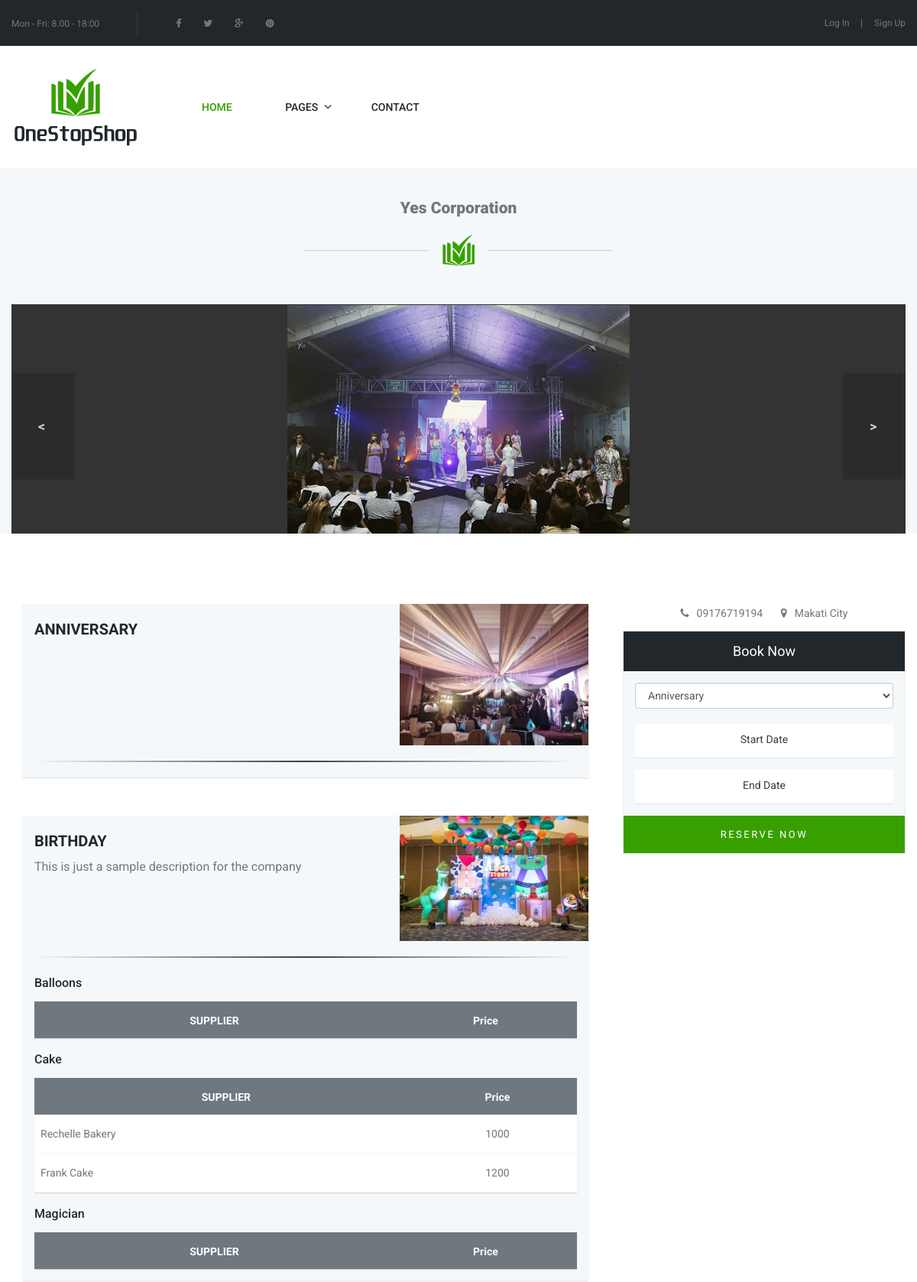
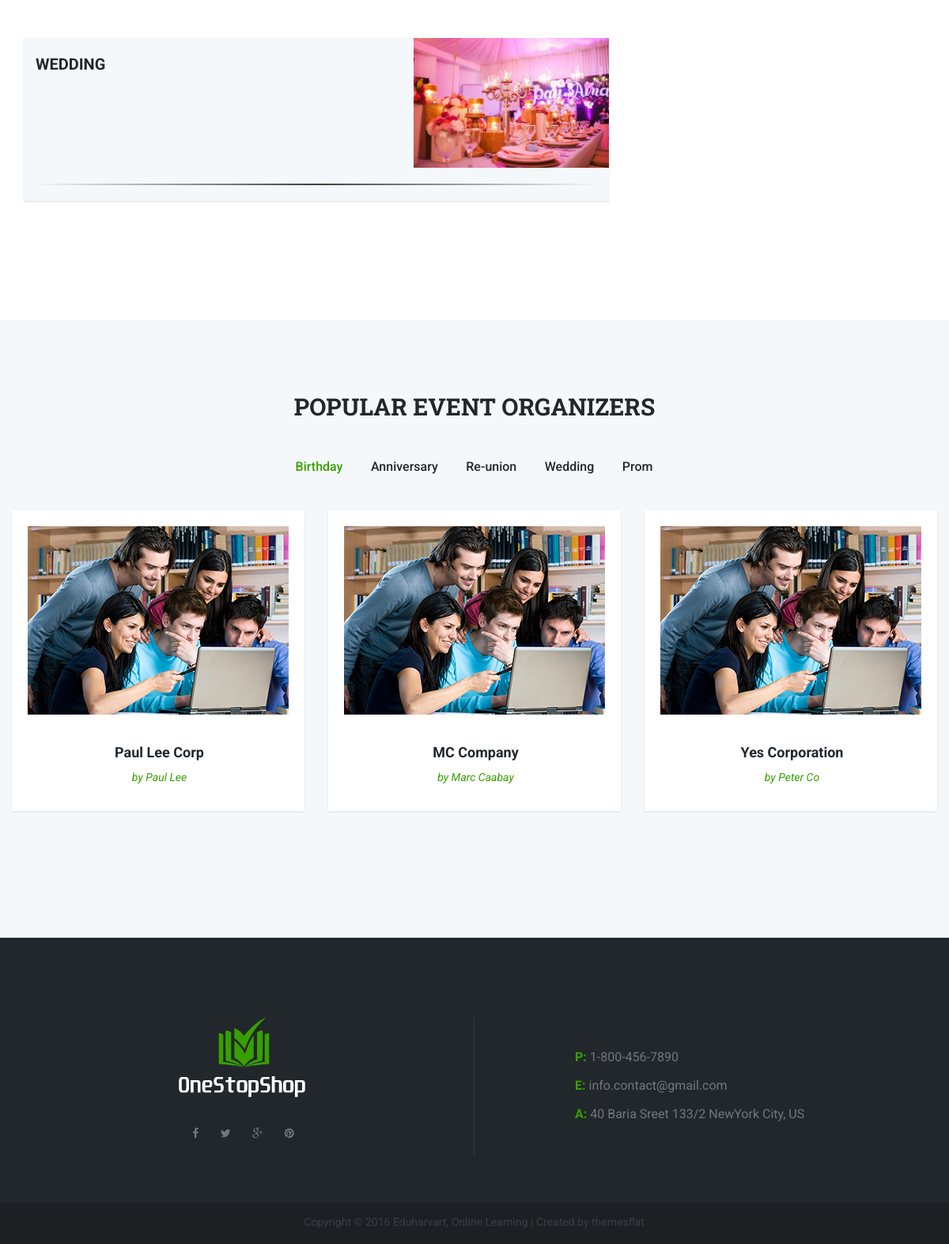
The app's page /view-company.php?comid=3 with its own data (2 pictures, top to bottom).
### tables this page shows
CREATE TABLE `client_companies` (
  `id` bigint(20) NOT NULL,
  `client_id` bigint(20) NOT NULL,
  `name` varchar(255) DEFAULT NULL,
  `address` text,
  `mobile_number` varchar(255) DEFAULT NULL,
  `created_at` datetime NOT NULL DEFAULT CURRENT_TIMESTAMP,
  `updated_at` datetime NOT NULL DEFAULT CURRENT_TIMESTAMP
);

CREATE TABLE `client_events` (
  `id` bigint(20) NOT NULL,
  `client_id` bigint(20) NOT NULL,
  `event_type_id` bigint(20) NOT NULL,
  `ratings` int(11) NOT NULL DEFAULT '0',
  `created_at` datetime NOT NULL DEFAULT CURRENT_TIMESTAMP,
  `updated_at` datetime NOT NULL DEFAULT CURRENT_TIMESTAMP,
  `description` text
);

CREATE TABLE `event_types` (
  `id` bigint(20) NOT NULL,
  `type` varchar(255) DEFAULT NULL,
  `created_at` datetime NOT NULL DEFAULT CURRENT_TIMESTAMP,
  `updated_at` datetime NOT NULL DEFAULT CURRENT_TIMESTAMP
);

CREATE TABLE `client_event_packages` (
  `id` bigint(20) NOT NULL,
  `name` text,
  `client_event_id` bigint(20) NOT NULL,
  `amount` double NOT NULL DEFAULT '0',
  `created_at` datetime NOT NULL DEFAULT CURRENT_TIMESTAMP,
  `updated_at` datetime NOT NULL DEFAULT CURRENT_TIMESTAMP
);

CREATE TABLE `client_suppliers` (
  `id` bigint(20) NOT NULL,
  `client_event_package_id` bigint(20) NOT NULL,
  `supplier_id` bigint(20) NOT NULL,
  `price` double DEFAULT '0',
  `created_at` datetime NOT NULL DEFAULT CURRENT_TIMESTAMP,
  `updated_at` datetime NOT NULL DEFAULT CURRENT_TIMESTAMP
);

CREATE TABLE `clients` (
  `id` bigint(20) NOT NULL,
  `username` varchar(255) NOT NULL,
  `password` varchar(255) NOT NULL,
  `secret_question_id` bigint(20) NOT NULL,
  `answer` text NOT NULL,
  `client_type_id` bigint(20) NOT NULL,
  `status_id` int(11) NOT NULL,
  `password_type_id` int(11) NOT NULL,
  `password_expiry_date` datetime NOT NULL,
  `ip_address` varchar(255) DEFAULT NULL,
  `failed_login_attempt` int(11) DEFAULT '0',
  `failed_login_time` datetime DEFAULT NULL,
  `disable_login_failure` int(11) DEFAULT NULL,
  `last_access` datetime DEFAULT NULL,
  `created_at` datetime NOT NULL DEFAULT CURRENT_TIMESTAMP,
  `updated_at` datetime NOT NULL DEFAULT CURRENT_TIMESTAMP,
  `ratings` int(11) NOT NULL DEFAULT '0'
);

CREATE TABLE `client_infos` (
  `id` bigint(20) NOT NULL,
  `first_name` varchar(255) DEFAULT NULL,
  `middle_name` varchar(255) DEFAULT NULL,
  `last_name` varchar(255) DEFAULT NULL,
  `email_address` varchar(255) DEFAULT NULL,
  `mobile_number` varchar(255) DEFAULT NULL,
  `client_id` bigint(20) NOT NULL,
  `created_at` datetime NOT NULL DEFAULT CURRENT_TIMESTAMP,
  `updated_at` datetime NOT NULL DEFAULT CURRENT_TIMESTAMP
);

### view-company.php (the view, shortened to what this page needs)
<?php
    include "include/configuration.php";
    $selCom = "select client_companies.* from client_companies inner join (clients inner join client_infos on client_infos.client_id = clients.id) on clients.id = client_companies.client_id where client_companies.id = " . $_GET['comid'];
    $rsCom = mysqli_query($mysqli, $selCom);
    $com = mysqli_fetch_assoc($rsCom);
?>
<!DOCTYPE html>
<html xmlns="http://www.w3.org/1999/xhtml" xml:lang="en-US" lang="en-US">
<head>
    <?php include('_head.php') ?>
</head>
<body>
    <div class="boxed position_form">
        <?php include("_header.php"); ?>
        <section class="flat-row bg-theme custom pt-40">
            <div class="container">
                <div class="row">
                    <div class="col-sm-12 text-center">
                        <strong style="font-size: 1.5em"><?php echo $com['name'] ?></strong>
                        <span class="droplets"></span>
                    </div>
                    <div class="col-sm-12">
                        <div id="slider">
                            <button type="button" class="control_next">></button>
                            <button type="button" class="control_prev"><</button>
                            <ul>
                                <?php
                                    $dir = 'uploads/' . $com['client_id'] . '/company';
                                    $comImg = array_diff(scandir($dir), array('..','.'));
                                    foreach($comImg as $img):
                                ?>
                                    <li><img src="<?php echo $dir . '/' . $img ?>" ></li>
                                <?php endforeach; ?>
                            </ul>
                        </div>
                    </div>
                </div>
            </div>
        </section>
        <section class="flat-row">
            <div class="container">
                <div class="row">
                    <div class="col-md-8">
                        <?php
                            $selEvent = "select *, client_events.id as ceid from client_events inner join event_types on event_types.id = client_events.event_type_id where client_events.client_id =" . $com['client_id'] . " order by event_types.type";
                            $rsEvent = mysqli_query($mysqli, $selEvent);
                            while ($event = mysqli_fetch_assoc($rsEvent)):
                        ?>
                            <div class="col-sm-12 mb-50">
                                <div class="wrap">
                                    <div class="col-sm-8">
                                        <div class="pt-20 pb-20">
                                            <section>
                                                <h3><?php echo $event['type'] ?></h3>
                                            </section>
                                            <section>
                                                <p><?php echo $event['description'] ?></p>
                                            </section>
                                        </div>
                                    </div>
                                    <div class="col-sm-4">
                                        <div class="row">
                                            <img src="uploads/<?php echo $com['client_id'] ?>/events/<?php echo $event['ceid'] ?>/thumbnail.jpg" alt="image" />
                                        </div>
                                    </div>
                                    <div class="col-sm-12">
                                        <hr class="style-one mb-20 mt-20" />
                                    </div>
                                    <?php
                                        $selPkg = "select * from client_event_packages where client_event_id = " . $event['ceid'] . " order by name";
                                        $rsPkg = mysqli_query($mysqli, $selPkg);
                                        while ($pkg = mysqli_fetch_assoc($rsPkg)):
                                    ?>
                                        <div class="col-sm-12" style="padding: 0 15px 15px 15px">
                                            <h6><?php echo $pkg['name'] ?></h6>
                                            <div class="table-body" style="padding: 0">
                                                <table class="table">
                                                    <thead>
                                                        <tr>
                                                            <th>SUPPLIER</th>
                                                            <th>Price</th>
                                                        </tr>
                                                    </thead>
                                                    <tbody>
                                                        <?php
                                                            $selSupplier = "select client_suppliers.price, client_companies.name from client_suppliers inner join client_event_packages on client_event_packages.id = client_suppliers.client_event_package_id inner join client_companies on client_companies.client_id = client_suppliers.supplier_id where client_suppliers.client_event_package_id = " . $pkg['id'];
                                                            $rsSupplier = mysqli_query($mysqli, $selSupplier);
                                                            while ($supplier = mysqli_fetch_assoc($rsSupplier)):
                                                        ?>
                                                            <tr>
                                                                <td class="text-left"><?php echo $supplier['name'] ?></td>
                                                                <td><?php echo $supplier['price'] ?></td>
                                                            </tr>
                                                        <?php endwhile; ?>
                                                    </tbody>
                                                </table>
                                            </div>
                                        </div>
                                    <?php endwhile; ?>
                                </div>
                            </div>
                        <?php endwhile; ?>
                    </div>
                    <div class="col-md-4">
                        <section style="text-align: center;" class="mb-10">
                            <span><i class="fa fa-phone mr-10"></i><?php echo $com['mobile_number'] ?></span>
                            <span class="ml-20"><i class="fa fa-map-marker mr-10"></i><?php echo $com['address'] ?></span>
                        </section>
                        <form class="rpanel dark">
                            <div class="head">
                                <h2>Book Now</h2>
                            </div>
                            <div class="body">
                                <div class="form-group">
                                    <select class="form-control" name="sel-event">
                                        <?php
                                            $selEventBook = "select event_types.*, client_events.id as cid from client_events inner join (clients inner join client_companies on client_companies.client_id = clients.id) on clients.id = client_events.client_id inner join event_types on event_types.id = client_events.event_type_id where client_companies.id = " . $_GET['comid'] . " order by event_types.type";
                                            $rsEventBook = mysqli_query($mysqli, $selEventBook);
                                            while ($eventBook = mysqli_fetch_assoc($rsEventBook)):
                                        ?>
                                            <option value="<?php echo $event['cid'] ?>"><?php echo $eventBook['type'] ?></option>
                                        <?php endwhile; ?>
                                    </select>
                                </div>
                                <div class="form-group">
                                    <input type="text" name="book-from" class="text-center withdatepicker mb-0" placeholder="Start Date">
                                </div>
                                <div class="form-group mb-0">
                                    <input type="text" name="book-to" class="text-center withdatepicker mb-0" placeholder="End Date">
                                </div>
                            </div>
                            <div class="footer">
                                <button class="btn-primary">Reserve Now</button>
                            </div>
                        </form>
                    </div>
                </div>
            </div>
        </section>
        <?php include("_popular-organizers-dark.php"); ?>
        <?php include("_footer.php"); ?>
    </div>
</body>
</html>

### _popular-organizers-dark.php (shortened to what this page needs)
<section class="flat-row bg-theme wrap-price-post">
    <div class="container">
        <div class="row">
            <div class="col-md-12">
                    <div class="title-section title-height46">
                        <h1 class="title">POPULAR EVENT ORGANIZERS</h1>
                    </div>
            </div>
        </div>
    </div>
        <div class="container">
            <div class="row">
                <div class="col-md-12">
                    <ul class="portfolio-filter style1">
                        <?php
                            $selEventType = "select * from event_types";
                            $rsEventType = mysqli_query($mysqli, $selEventType);
                            $cnt = 0;
                            while($event = mysqli_fetch_assoc($rsEventType)):
                        ?>
                            <li <?php echo $cnt == 0 ? "class='active'" : '' ?>><a data-filter=".<?php echo strtolower($event['type']) ?>" href="#"><?php echo $event['type'] ?></a></li>
                        <?php $cnt++; endwhile; ?>
                    </ul>
                </div>
            </div>
        </div>
        <div class="container">
            <div class="portfolio style2">
                <div class="portfolio-wrap clearfix">
                    <?php
                        $selOrganizer = "select *, client_companies.id as ccid from clients inner join client_companies on client_companies.client_id = clients.id inner join client_infos on client_infos.client_id = clients.id where clients.client_type_id = 2 order by clients.ratings desc, clients.id ASC limit 12";
                        $rsOrganizer = mysqli_query($mysqli, $selOrganizer);
                        while($org = mysqli_fetch_assoc($rsOrganizer)):
                    ?>
                        <?php
                            $selType = "select * from client_events inner join event_types on event_types.id = client_events.event_type_id where client_id = " . $org['client_id'];
                            $rsType = mysqli_query($mysqli, $selType);
                            $type = '';
                            while ($t = mysqli_fetch_assoc($rsType)) {
                                $type .= ' ' . strtolower($t['type']);
                            }
                        ?>
                        <div class="item <?php echo $type; ?>">
                            <article class="entry ">
                                <div class="featured-post">
                                    <a href="view-company.php?comid=<?php echo $org['ccid'] ?>"><img src="images/portfolio/1.jpg" alt="image"></a>
                                </div>
                                <div class="entry-post">
                                    <h3 class="entry-title"><a href="view-company.php?comid=<?php echo $org['ccid'] ?>"><?php echo $org['name'] ?></a></h3>
                                    <div class="entry-author">
                                        <span>by<a href="#"> <?php echo $org['first_name'] . ' ' . $org['last_name'] ?></a></span>
                                    </div>
                                </div>
                            </article>
                        </div>
                    <?php endwhile; ?>
                </div>
            </div>
            <div class="row">
                <div class="dividers h30">
                </div>
            </div>
        </div>
</section>

### records on screen
client_companies: name "Yes Corporation", mobile_number "09176719194", address "Makati City"
client_events: event_type.type "ANNIVERSARY", shows a picture
client_events: event_type.type "BIRTHDAY", description "This is just a sample description for the company", shows a picture
client_event_packages: name "Balloons"
client_event_packages: name "Cake"
client_suppliers: client_companies.name "Rechelle Bakery", price "1000"
client_suppliers: client_companies.name "Frank Cake", price "1200"
client_event_packages: name "Magician"
client_events: event_type.type "WEDDING", shows a picture
event_types: type "Birthday"
event_types: type "Anniversary"
event_types: type "Re-union"
event_types: type "Wedding"
event_types: type "Prom"
clients: client_companies.name "Paul Lee Corp", client_infos.first_name "Paul", client_infos.last_name "Lee"
clients: client_companies.name "MC Company", client_infos.first_name "Marc", client_infos.last_name "Caabay"
clients: client_companies.name "Yes Corporation", client_infos.first_name "Peter", client_infos.last_name "Co"

### other values on screen
form field sel-event "Anniversary"
